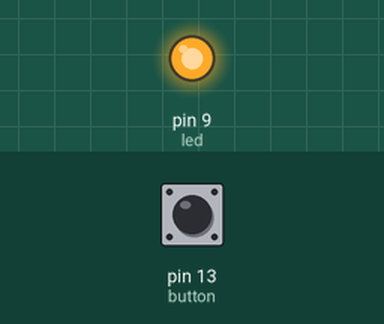
This sketch was run on a simulated Arduino Uno, built with avr-gcc and run on an emulated ATmega328P. Shown: output pins drawn as LEDs (lit = HIGH). The test bench sets the inputs (shaded band); at power-on: pin 13 (button) LOW. What the sketch prints to the serial monitor is not drawn.

Above: at 1.2 s.
1.3 s: pin 13 (button) pulled HIGH for 0.15 s
At 1.6 s:
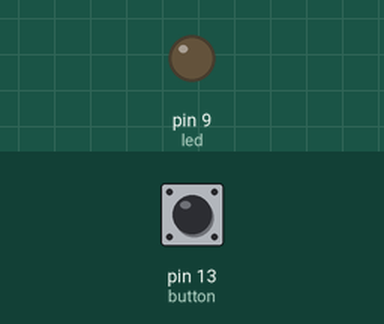
2.9 s: pin 13 (button) pulled HIGH for 1 s
At 4.1 s:
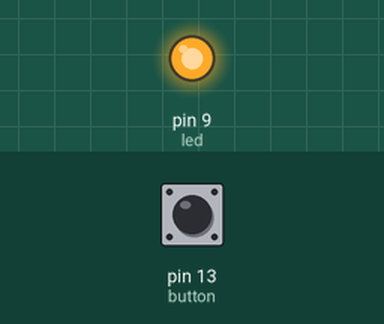
5.4 s: pin 13 (button) pulled HIGH for 3.2 s
At 6.0 s:
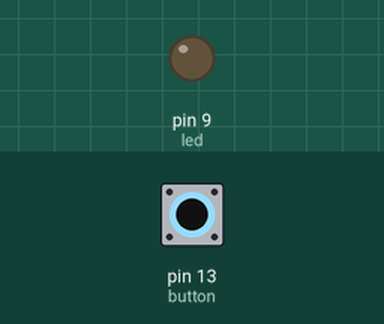
Timing chart, 0 to 8.4 s (numbered marks = the images above; inputs shaded):
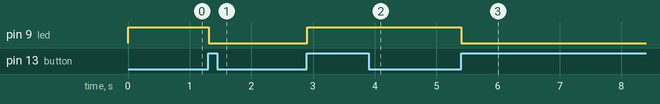

Measured:
- after the input at 1.3 s, pin 9 (led): HIGH → LOW at once
- after the input at 2.9 s, pin 9 (led): LOW → HIGH at once
- after the input at 5.4 s, pin 9 (led): HIGH → LOW at once

The sketch:

button_toggle_light.ino
```cpp
int button = 13;
int led = 9;
int lightOn = HIGH;
int previous = LOW;
int buttonState;

void setup() {
  Serial.begin(9600);
  pinMode(led, OUTPUT);
  pinMode(button, INPUT);

}

void loop() {

  buttonState = digitalRead(button);
  Serial.println(buttonState);

  if (buttonState == HIGH && previous == LOW) {
    lightOn = lightOn == HIGH ? LOW : HIGH;
  }

  digitalWrite(led, lightOn);
  previous = buttonState;
}
```
